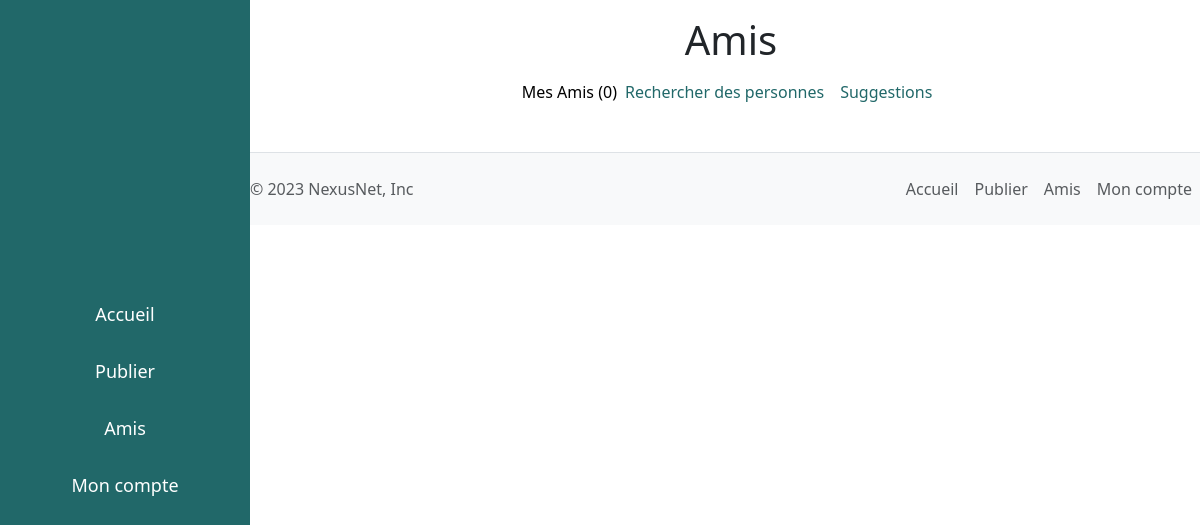
The page /friends/ (signed in) on the database as committed earlier.
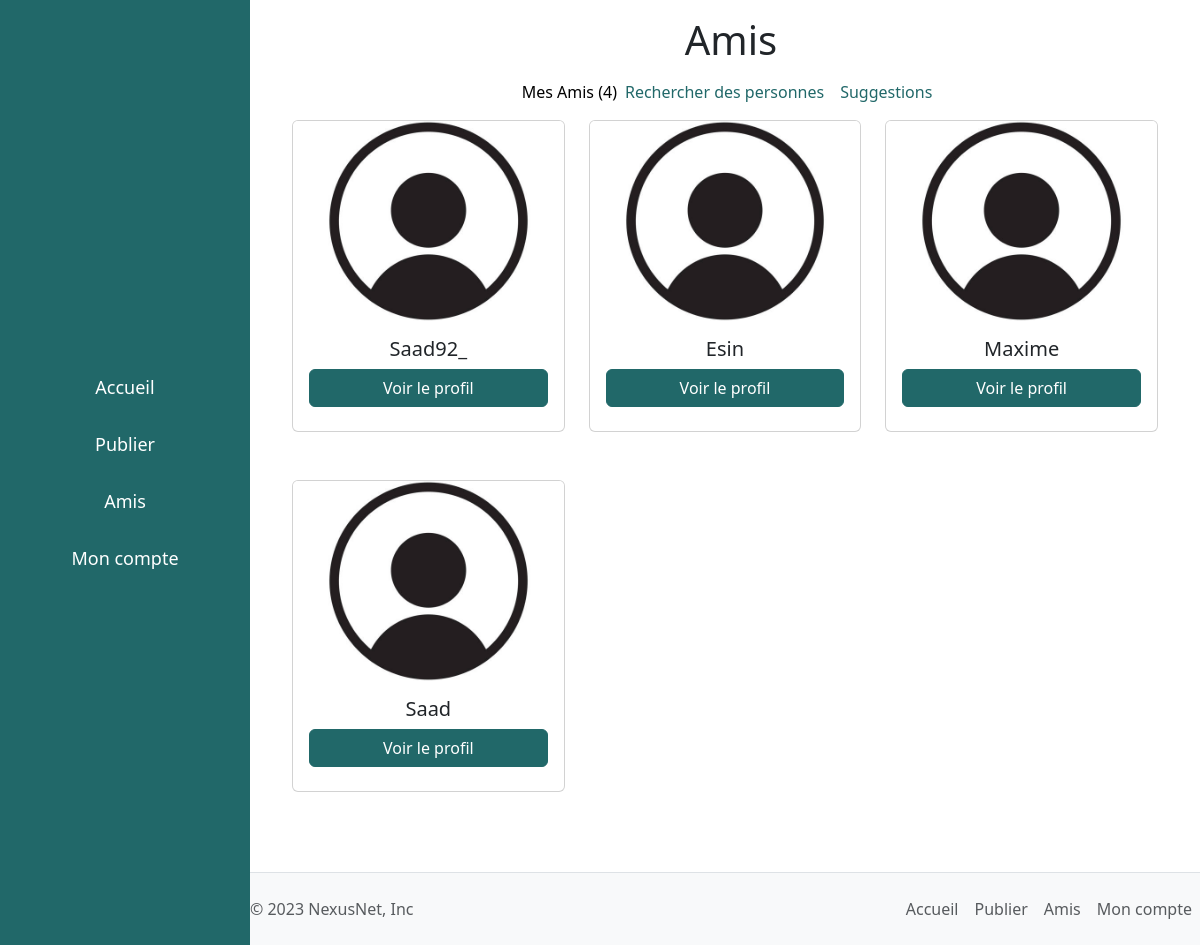
The same page on the database as committed later.
### authentification/models.py (models this page shows, shortened)
class Friend(models.Model):
    user = models.ForeignKey(User, on_delete=models.CASCADE, related_name='friends')
    friend = models.ForeignKey(User, on_delete=models.CASCADE, related_name='user_friends')

class User(AbstractUser):
    profile_photo = models.ImageField(upload_to='' , default='default_profile_image.jpeg')

### authentification/views.py (the view)
# urls.py: path('friends/', authentification.views.friends, name='friend'),
@login_required
def friends(request):
    friends = Friend.objects.all()
    user = request.user
    count = count_friend(request)
    return render(request, 'authentification/my_friend.html', {'friends': friends, 'user': user, 'count': count})

### authentification/views.py (called while the page is built)
def count_friend(request):
    friends = Friend.objects.all()
    user = request.user
    count = 0
    for friend in friends:
        if friend.user == user or friend.friend == user:
            count +=1
    return count

### authentification/templates/authentification/my_friend.html (shortened to what this page needs)
{% extends 'base.html' %}
{% block content %}
<div class="container mb-3 pb-3">
    <div class="row aside-near justify-content-center align-items-center">
        <div>
            <h1 class="text-center mb-3 mt-3">
                Amis
            </h1>
            <nav style="--bs-breadcrumb-divider: ''; width: 100%;" aria-label="breadcrumb">
                <ol class="breadcrumb justify-content-center align-items-center">
                    <li class="breadcrumb-item" aria-current="page"><a class="text-primary1 active1" href="{% url 'friend' %}">Mes Amis ({{ count }})</a></li>
                    <li class="breadcrumb-item"><a class="text-primary1" href="{% url 'searchFriend' %}">Rechercher des personnes</a></li>
                    <li class="breadcrumb-item"><a class="text-primary1" href="{% url 'suggestion' %}">Suggestions</a></li>
                </ol>
            </nav>
        </div>
    </div>
    <div class="aside-near">
        <div class="row">
            {% for friend in friends %}
                {% if friend.user == user or friend.friend == user %}
                    <div class="col-xs-12 col-sm-10 col-md-6 col-lg-4 mb-5">
                        <div class="card">
                            {% if friend.user == user %}
                                <img src="{{ friend.friend.profile_photo.url }}" class="card-img-top img-fluid w-100" alt="photo de profil de l'ami" style="height: 200px; object-fit: cover;">
                                <div class="card-body">
                                    <h5 class="card-title text-center">{{ friend.friend.username }}</h5>
                                    <a class="btn btn-primary1 mb-2" style="width: 100%;" href="{% url 'accountUser' friend.friend.id %}">Voir le profil</a>
                                </div>
                            {% endif%}
                        </div>
                    </div>
                {% endif %}
            {% endfor %}
        </div>
    </div>
</div>
{% endblock %}

### templates/base.html (shortened to what this page needs)
<!doctype html>
<html lang="fr">
  <head>
    <link href="https://cdn.jsdelivr.net/npm/bootstrap@5.3.0/dist/css/bootstrap.min.css" rel="stylesheet">
  </head>
  <body>
    <aside class="Test">
      <a class="link" href="{% url 'home' %}">Accueil</a>
      <a class="link" href="{% url 'writePublication' %}">Publier</a>
      <a class="link" href="{% url 'friend' %}">Amis</a>
      <a class="link" href="{% url 'my-account' %}">Mon compte</a>
    </aside>
    {% block content %}
    {% endblock %}
    {% include 'footer.html' %}
  </body>
</html>

### templates/footer.html
<div class="bg-light aside-near" style="bottom: 0;">
    <footer class="d-flex flex-wrap justify-content-between align-items-center py-3 border-top">
      <p class="col-md-4 mb-0 text-body-secondary">© 2023 NexusNet, Inc</p>
      <a href="/" class="col-md-4 d-flex align-items-center justify-content-center mb-3 mb-md-0 me-md-auto link-body-emphasis text-decoration-none">
        <svg class="bi me-2" width="40" height="32"><use xlink:href="#bootstrap"></use></svg>
      </a>
      <ul class="nav col-md-4 justify-content-end">
        <li class="nav-item"><a href="{% url 'home' %}" class="nav-link px-2 text-body-secondary">Accueil</a></li>
        <li class="nav-item"><a href="{% url 'writePublication' %}" class="nav-link px-2 text-body-secondary">Publier</a></li>
        <li class="nav-item"><a href="{% url 'friend' %}" class="nav-link px-2 text-body-secondary">Amis</a></li>
        <li class="nav-item"><a href="{% url 'my-account' %}" class="nav-link px-2 text-body-secondary">Mon compte</a></li>
      </ul>
    </footer>
</div>

### templates/base.html (style rules this page uses)
* { margin: 0; padding: 0; }
.btn-primary1 { background-color: #216869; color: #fff; border: 1px solid #216869; }
.text-primary1 { color: #216869; text-decoration: none; }
.active1 { color: #000; }
.Test { position: fixed; top: 0; left: 0; width: 250px; height: 100%; background-color: #216869; color: #fff; display: flex; flex-direction: column; justify-content: center; align-items: center; }
.link { width: 100%; text-align: center; padding: 10px; color: #fff; font-size: 18px; margin: 5px; text-decoration: none; transition: 0.25s; }
.aside-near { margin-left: 250px; }

Rows that differ between the two databases and show on the page:
added Friend: friend.profile_photo (placeholder picture), friend.username "Saad92_"
added Friend: friend.profile_photo (placeholder picture), friend.username "Esin"
added Friend: friend.profile_photo (placeholder picture), friend.username "Maxime"
added Friend: friend.profile_photo (placeholder picture), friend.username "Saad"
Other text that changed with them:
{{ count }}: "0" → "4"
